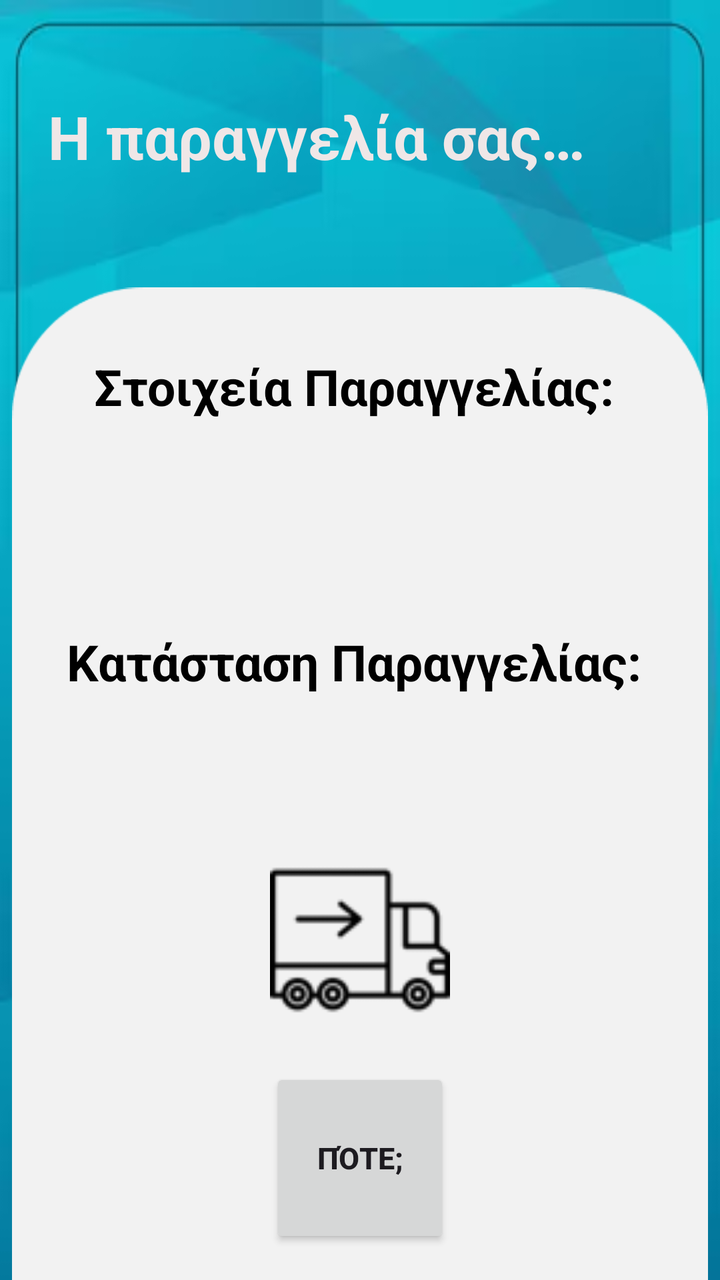
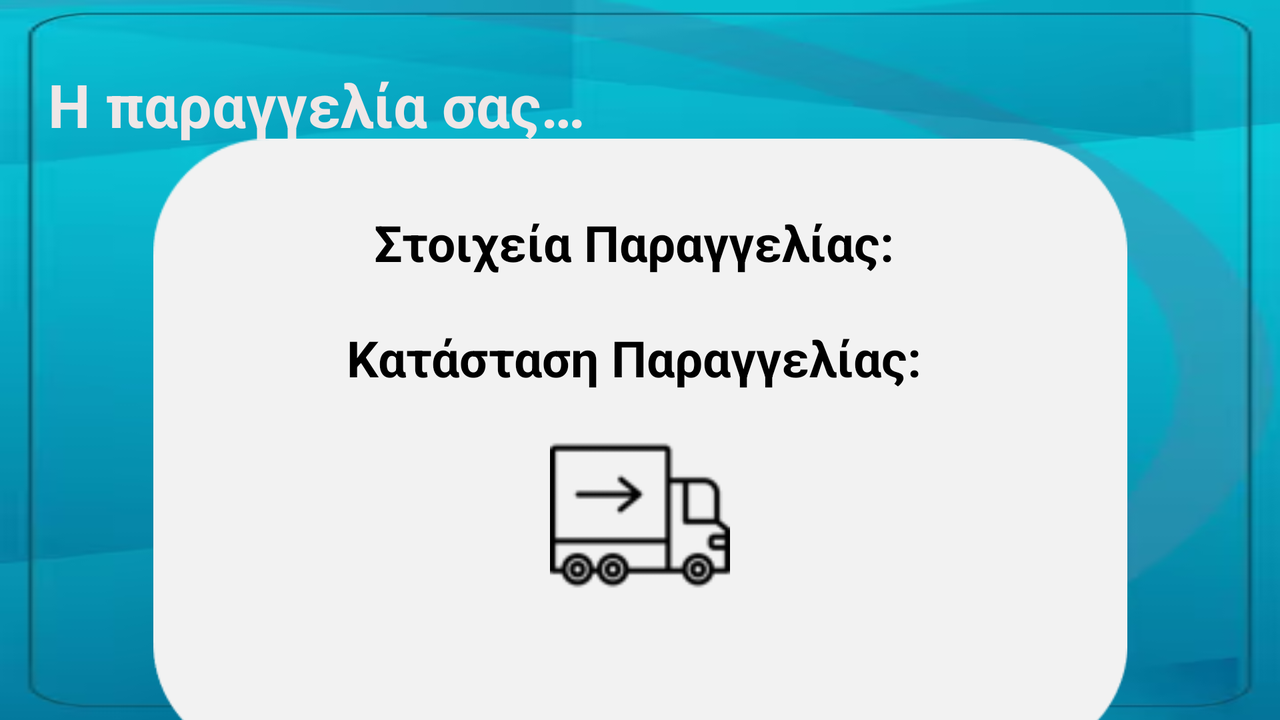

An Android layout and its configuration variant, each rendered on a device that would load it. The default file and the variant file are quoted in full after the pictures.
<!-- AndroidManifest.xml: application theme Theme.JustInTimeApp -->
<!-- res/layout/activity_order_state.xml -->
<?xml version="1.0" encoding="utf-8"?>
<androidx.constraintlayout.widget.ConstraintLayout xmlns:android="http://schemas.android.com/apk/res/android"
    xmlns:app="http://schemas.android.com/apk/res-auto"
    xmlns:tools="http://schemas.android.com/tools"
    android:id="@+id/main"
    android:layout_width="match_parent"
    android:layout_height="match_parent"
    android:background="@drawable/background"
    android:textAlignment="center"
    tools:context=".OrderStateActivity">

    <ImageView
        android:id="@+id/imageView8"
        android:layout_width="348dp"
        android:layout_height="855dp"
        app:layout_constraintEnd_toEndOf="parent"
        app:layout_constraintHorizontal_bias="0.492"
        app:layout_constraintStart_toStartOf="parent"
        app:layout_constraintTop_toTopOf="parent"
        app:srcCompat="@drawable/white" />

    <TextView
        android:id="@+id/textView8"
        android:layout_width="wrap_content"
        android:layout_height="wrap_content"
        android:layout_marginStart="24dp"
        android:layout_marginTop="48dp"
        android:text="Η παραγγελία σας… "
        android:textAlignment="viewStart"
        android:textColor="@color/TextColor"
        android:textSize="30sp"
        android:textStyle="bold"
        app:layout_constraintStart_toStartOf="parent"
        app:layout_constraintTop_toTopOf="parent" />

    <TextView
        android:id="@+id/codeStateTextView"
        android:layout_width="wrap_content"
        android:layout_height="wrap_content"
        android:layout_marginTop="88dp"
        android:text="Στοιχεία Παραγγελίας: "
        android:textColor="@color/black"
        android:textSize="25sp"
        android:textStyle="bold"
        android:textAlignment="center"
        app:layout_constraintEnd_toEndOf="parent"
        app:layout_constraintHorizontal_bias="0.5"
        app:layout_constraintStart_toStartOf="parent"
        app:layout_constraintTop_toBottomOf="@+id/textView8" />

    <TextView
        android:id="@+id/orderStateTextView"
        android:layout_width="wrap_content"
        android:layout_height="wrap_content"
        android:layout_marginTop="104dp"
        android:text="Κατάσταση Παραγγελίας: "
        android:textAlignment="center"
        android:textColor="@color/black"
        android:textSize="25sp"
        android:textStyle="bold"
        app:layout_constraintEnd_toEndOf="parent"
        app:layout_constraintStart_toStartOf="parent"
        app:layout_constraintTop_toBottomOf="@+id/codeStateTextView" />

    <ImageView
        android:id="@+id/orderStateImage"
        android:layout_width="90dp"
        android:layout_height="92dp"
        android:layout_marginBottom="48dp"
        app:layout_constraintBottom_toBottomOf="parent"
        app:layout_constraintEnd_toEndOf="parent"
        app:layout_constraintStart_toStartOf="parent"
        app:layout_constraintTop_toBottomOf="@+id/orderStateTextView"
        app:srcCompat="@drawable/fordelivery_icon" />

    <Button
        android:id="@+id/availabilityButton"
        android:layout_width="90dp"
        android:layout_height="90dp"
        android:layout_marginBottom="16dp"
        android:onClick="goToAvailability"
        android:text="Πότε;"
        android:textAlignment="center"
        android:textSize="15sp"
        android:textStyle="bold"
        app:layout_constraintBottom_toBottomOf="parent"
        app:layout_constraintEnd_toEndOf="parent"
        app:layout_constraintStart_toStartOf="parent"
        tools:ignore="OnClick" />

    <FrameLayout
        android:id="@+id/fragment_container"
        android:layout_width="0dp"
        android:layout_height="0dp"
        android:visibility="gone"
        app:layout_constraintTop_toTopOf="parent"
        app:layout_constraintBottom_toBottomOf="parent"
        app:layout_constraintStart_toStartOf="parent"
        app:layout_constraintEnd_toEndOf="parent" />


</androidx.constraintlayout.widget.ConstraintLayout>
<!-- resources referenced by this layout -->
<resources>
  <color name="TextColor">#EFE7E7</color>
  <color name="black">#FF000000</color>
  <!-- drawable background: png bitmap (drawable, 84488 bytes) -->
  <!-- drawable fordelivery_icon: png bitmap (drawable, 2322 bytes) -->
  <!-- drawable white: png bitmap (drawable, 3036 bytes) -->
  <style name="Theme.JustInTimeApp" parent="Base.Theme.JustInTimeApp" />
  <style name="Base.Theme.JustInTimeApp" parent="Theme.Material3.DayNight.NoActionBar">
          
          
      </style>
</resources>
<!-- res/layout-land/activity_order_state.xml (the author's variant of the layout above) -->
<!-- drawn on the phone turned sideways -->
<?xml version="1.0" encoding="utf-8"?>
<androidx.constraintlayout.widget.ConstraintLayout xmlns:android="http://schemas.android.com/apk/res/android"
    xmlns:app="http://schemas.android.com/apk/res-auto"
    xmlns:tools="http://schemas.android.com/tools"
    android:id="@+id/main"
    android:layout_width="match_parent"
    android:layout_height="match_parent"
    android:background="@drawable/background"
    android:textAlignment="center"
    tools:context=".OrderStateActivity">

    <TextView
        android:id="@+id/textView8"
        android:layout_width="wrap_content"
        android:layout_height="wrap_content"
        android:layout_marginStart="24dp"
        android:layout_marginTop="32dp"
        android:text="Η παραγγελία σας… "
        android:textAlignment="viewStart"
        android:textColor="@color/TextColor"
        android:textSize="30sp"
        android:textStyle="bold"
        app:layout_constraintStart_toStartOf="parent"
        app:layout_constraintTop_toTopOf="parent" />

    <ImageView
        android:id="@+id/imageView9"
        android:layout_width="551dp"
        android:layout_height="310dp"
        android:layout_marginTop="16dp"
        app:layout_constraintBottom_toBottomOf="parent"
        app:layout_constraintEnd_toEndOf="parent"
        app:layout_constraintStart_toStartOf="parent"
        app:layout_constraintTop_toBottomOf="@+id/textView8"
        app:srcCompat="@drawable/white_land" />

    <TextView
        android:id="@+id/codeStateTextView"
        android:layout_width="wrap_content"
        android:layout_height="wrap_content"
        android:layout_marginTop="32dp"
        android:text="Στοιχεία Παραγγελίας: "
        android:textAlignment="center"
        android:textColor="@color/black"
        android:textSize="25sp"
        android:textStyle="bold"
        app:layout_constraintEnd_toEndOf="parent"
        app:layout_constraintHorizontal_bias="0.5"
        app:layout_constraintStart_toStartOf="parent"
        app:layout_constraintTop_toBottomOf="@+id/textView8" />

    <TextView
        android:id="@+id/orderStateTextView"
        android:layout_width="wrap_content"
        android:layout_height="wrap_content"
        android:layout_marginTop="24dp"
        android:text="Κατάσταση Παραγγελίας: "
        android:textAlignment="center"
        android:textColor="@color/black"
        android:textSize="25sp"
        android:textStyle="bold"
        app:layout_constraintEnd_toEndOf="parent"
        app:layout_constraintStart_toStartOf="parent"
        app:layout_constraintTop_toBottomOf="@+id/codeStateTextView" />

    <ImageView
        android:id="@+id/orderStateImage"
        android:layout_width="90dp"
        android:layout_height="92dp"
        android:layout_marginTop="16dp"
        app:layout_constraintEnd_toEndOf="parent"
        app:layout_constraintStart_toStartOf="parent"
        app:layout_constraintTop_toBottomOf="@+id/orderStateTextView"
        app:srcCompat="@drawable/fordelivery_icon" />

</androidx.constraintlayout.widget.ConstraintLayout>
<!-- resources referenced by the variant -->
<!-- as the phone turned sideways resolves them -->
<resources>
  <color name="TextColor">#EFE7E7</color>
  <color name="black">#FF000000</color>
  <!-- drawable background: png bitmap (drawable, 84488 bytes) -->
  <!-- drawable fordelivery_icon: png bitmap (drawable, 2322 bytes) -->
  <!-- drawable white_land: png bitmap (drawable, 1842 bytes) -->
  <style name="Theme.JustInTimeApp" parent="Base.Theme.JustInTimeApp" />
  <style name="Base.Theme.JustInTimeApp" parent="Theme.Material3.DayNight.NoActionBar">
          
          
      </style>
</resources>
